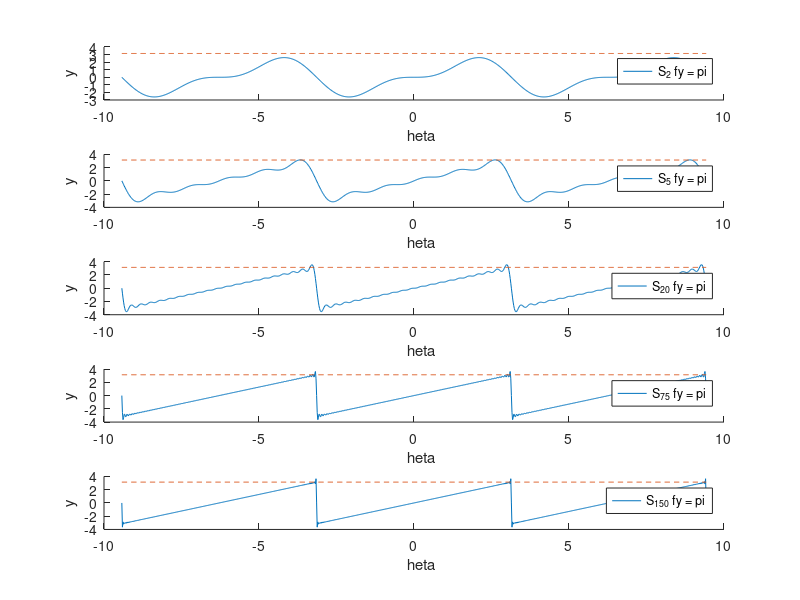
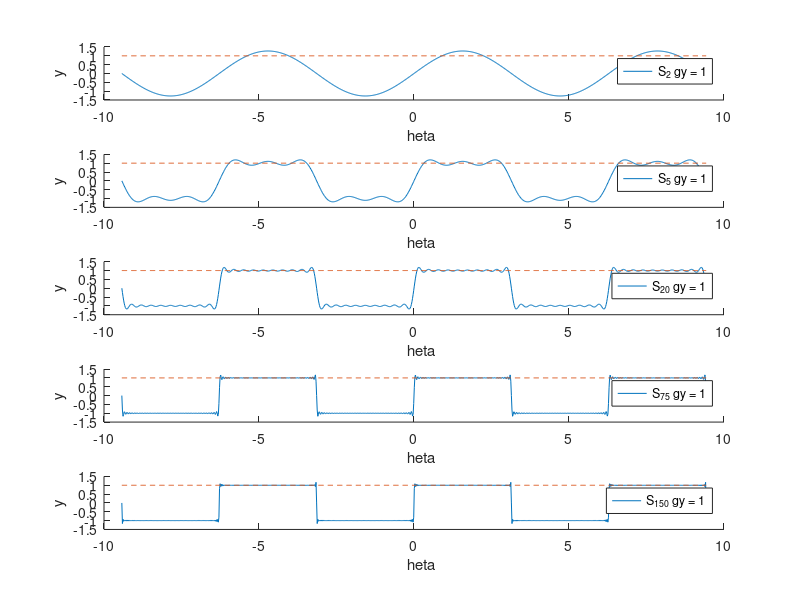

Write the MATLAB code that produced these figures, in order.
clear all;

% global theta values, N values, and plot limits
ts = linspace(-3*pi, 3*pi, 1000);
Ns = [2, 5, 20, 75, 150];

% sawtooth
ys = zeros(length(Ns), length(ts));

% get data
i = 1;
prev_N = 0;

for N=Ns
    % add previous sum to current sum
    if i > 1
        ys(i, :) = ys(i - 1, :);
    end

    % compute the remaining terms for this sum
    for n=prev_N+1:N
        delta = 2*(-1)^(n + 1)/n * sin(n*ts);
        ys(i, :) = ys(i, :) + delta;
    end

    % increment loop stuff
    i = i + 1;
    prev_N = N;
end

% plot data
figure;

i = 1;

for n = Ns
    subplot(length(Ns), 1, i);

    hold on;
    plot(ts, ys(i, :));
    plot(ts, ones(1, length(ts)) * pi, '--');
    hold off;

    xlabel("\theta");
    ylabel("y");
    legend([sprintf("S_{%d} f", n), "y = \pi"]);

    i = i + 1;
end

print -dpng ../img/q31a.png -r300

% square
ys = zeros(length(Ns), length(ts));

% get data
i = 1;
prev_N = 0;

for N=Ns
    % add previous sum to current sum
    if i > 1
        ys(i, :) = ys(i - 1, :);
    end

    % compute the remaining terms for this sum
    for n=prev_N+1:N
        delta = 2*(1 - (-1)^n)/(pi*n) * sin(n*ts);
        ys(i, :) = ys(i, :) + delta;
    end

    % increment loop stuff
    i = i + 1;
    prev_N = N;
end

% plot data
figure;

i = 1;

for n = Ns
    subplot(length(Ns), 1, i);

    hold on;
    plot(ts, ys(i, :));
    plot(ts, ones(1, length(ts)), '--');
    hold off;

    xlabel("\theta");
    ylabel("y");
    legend([sprintf("S_{%d} g", n), "y = 1"]);

    i = i + 1;
end

print -dpng ../img/q31b.png -r300
